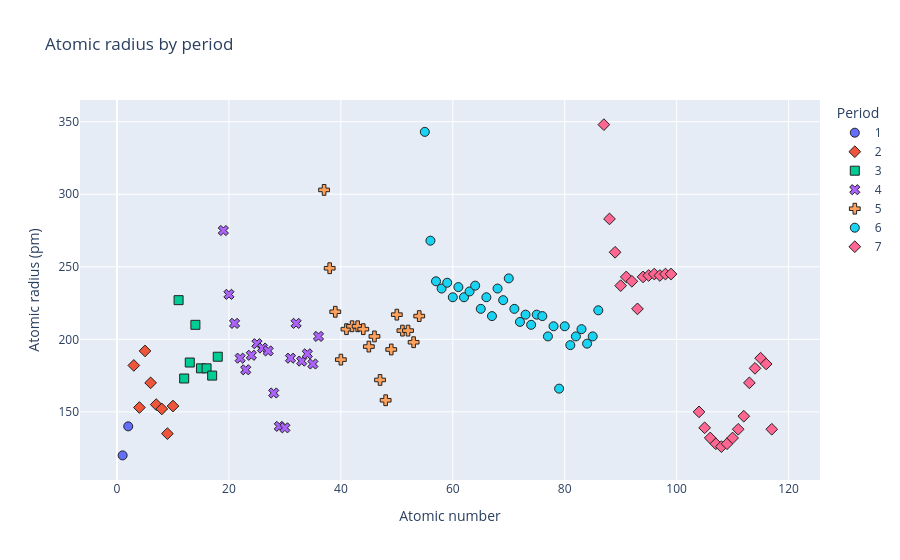

Notebook source saved alongside this figure:
### Code cell
fig = px.scatter(df, x="AtomicNumber", y="AtomicRadius", color="Period", symbol="Period",
                 hover_data=["Name"], title="Atomic radius by period",
                 labels={"AtomicNumber": "Atomic number", "AtomicRadius": "Atomic radius (pm)", "GroupBlock": "Element group"})
fig.update_traces(marker=dict(size=9, line=dict(width=1, color="#222222")))
fig.show()

### Figure 1 — Plotly figure (JSON) as saved in the notebook; plotly's stock layout.template omitted (floating-point values rounded to 4 significant figures)
{"data": [{"customdata": [["Hydrogen"], ["Helium"]], "hovertemplate": "Period=1<br>Atomic number=%{x}<br>Atomic radius (pm)=%{y}<br>Name=%{customdata[0]}<extra></extra>", "legendgroup": "1", "marker": {"color": "#636efa", "line": {"color": "#222222", "width": 1}, "size": 9, "symbol": "circle"}, "mode": "markers", "name": "1", "orientation": "v", "showlegend": true, "type": "scatter", "x": [1, 2], "xaxis": "x", "y": [120.0, 140.0], "yaxis": "y"}, {"customdata": [["Lithium"], ["Beryllium"], ["Boron"], ["Carbon"], ["Nitrogen"], ["Oxygen"], ["Fluorine"], ["Neon"]], "hovertemplate": "Period=2<br>Atomic number=%{x}<br>Atomic radius (pm)=%{y}<br>Name=%{customdata[0]}<extra></extra>", "legendgroup": "2", "marker": {"color": "#EF553B", "line": {"color": "#222222", "width": 1}, "size": 9, "symbol": "diamond"}, "mode": "markers", "name": "2", "orientation": "v", "showlegend": true, "type": "scatter", "x": [3, 4, 5, 6, 7, 8, 9, 10], "xaxis": "x", "y": [182.0, 153.0, 192.0, 170.0, 155.0, 152.0, 135.0, 154.0], "yaxis": "y"}, {"customdata": [["Sodium"], ["Magnesium"], ["Aluminum"], ["Silicon"], ["Phosphorus"], ["Sulfur"], ["Chlorine"], ["Argon"]], "hovertemplate": "Period=3<br>Atomic number=%{x}<br>Atomic radius (pm)=%{y}<br>Name=%{customdata[0]}<extra></extra>", "legendgroup": "3", "marker": {"color": "#00cc96", "line": {"color": "#222222", "width": 1}, "size": 9, "symbol": "square"}, "mode": "markers", "name": "3", "orientation": "v", "showlegend": true, "type": "scatter", "x": [11, 12, 13, 14, 15, 16, 17, 18], "xaxis": "x", "y": [227.0, 173.0, 184.0, 210.0, 180.0, 180.0, 175.0, 188.0], "yaxis": "y"}, {"customdata": [["Potassium"], ["Calcium"], ["Scandium"], ["Titanium"], ["Vanadium"], ["Chromium"], ["Manganese"], ["Iron"], ["Cobalt"], ["Nickel"], ["Copper"], ["Zinc"], ["Gallium"], ["Germanium"], ["Arsenic"], ["Selenium"], ["Bromine"], ["Krypton"]], "hovertemplate": "Period=4<br>Atomic number=%{x}<br>Atomic radius (pm)=%{y}<br>Name=%{customdata[0]}<extra></extra>", "legendgroup": "4", "marker": {"color": "#ab63fa", "line": {"color": "#222222", "width": 1}, "size": 9, "symbol": "x"}, "mode": "markers", "name": "4", "orientation": "v", "showlegend": true, "type": "scatter", "x": [19, 20, 21, 22, 23, 24, 25, 26, 27, 28, 29, 30, 31, 32, 33, 34, 35, 36], "xaxis": "x", "y": [275.0, 231.0, 211.0, 187.0, 179.0, 189.0, 197.0, 194.0, 192.0, 163.0, 140.0, 139.0, 187.0, 211.0, 185.0, 190.0, 183.0, 202.0], "yaxis": "y"}, {"customdata": [["Rubidium"], ["Strontium"], ["Yttrium"], ["Zirconium"], ["Niobium"], ["Molybdenum"], ["Technetium"], ["Ruthenium"], ["Rhodium"], ["Palladium"], ["Silver"], ["Cadmium"], ["Indium"], ["Tin"], ["Antimony"], ["Tellurium"], ["Iodine"], ["Xenon"]], "hovertemplate": "Period=5<br>Atomic number=%{x}<br>Atomic radius (pm)=%{y}<br>Name=%{customdata[0]}<extra></extra>", "legendgroup": "5", "marker": {"color": "#FFA15A", "line": {"color": "#222222", "width": 1}, "size": 9, "symbol": "cross"}, "mode": "markers", "name": "5", "orientation": "v", "showlegend": true, "type": "scatter", "x": [37, 38, 39, 40, 41, 42, 43, 44, 45, 46, 47, 48, 49, 50, 51, 52, 53, 54], "xaxis": "x", "y": [303.0, 249.0, 219.0, 186.0, 207.0, 209.0, 209.0, 207.0, 195.0, 202.0, 172.0, 158.0, 193.0, 217.0, 206.0, 206.0, 198.0, 216.0], "yaxis": "y"}, {"customdata": [["Cesium"], ["Barium"], ["Lanthanum"], ["Cerium"], ["Praseodymium"], ["Neodymium"], ["Promethium"], ["Samarium"], ["Europium"], ["Gadolinium"], ["Terbium"], ["Dysprosium"], ["Holmium"], ["Erbium"], ["Thulium"], ["Ytterbium"], ["Lutetium"], ["Hafnium"], ["Tantalum"], ["Tungsten"], ["Rhenium"], ["Osmium"], ["Iridium"], ["Platinum"], ["Gold"], ["Mercury"], ["Thallium"], ["Lead"], ["Bismuth"], ["Polonium"], ["Astatine"], ["Radon"]], "hovertemplate": "Period=6<br>Atomic number=%{x}<br>Atomic radius (pm)=%{y}<br>Name=%{customdata[0]}<extra></extra>", "legendgroup": "6", "marker": {"color": "#19d3f3", "line": {"color": "#222222", "width": 1}, "size": 9, "symbol": "circle"}, "mode": "markers", "name": "6", "orientation": "v", "showlegend": true, "type": "scatter", "x": [55, 56, 57, 58, 59, 60, 61, 62, 63, 64, 65, 66, 67, 68, 69, 70, 71, 72, 73, 74, 75, 76, 77, 78, 79, 80, 81, 82, 83, 84, 85, 86], "xaxis": "x", "y": [343.0, 268.0, 240.0, 235.0, 239.0, 229.0, 236.0, 229.0, 233.0, 237.0, 221.0, 229.0, 216.0, 235.0, 227.0, 242.0, 221.0, 212.0, 217.0, 210.0, 217.0, 216.0, 202.0, 209.0, 166.0, 209.0, 196.0, 202.0, 207.0, 197.0, 202.0, 220.0], "yaxis": "y"}, {"customdata": [["Francium"], ["Radium"], ["Actinium"], ["Thorium"], ["Protactinium"], ["Uranium"], ["Neptunium"], ["Plutonium"], ["Americium"], ["Curium"], ["Berkelium"], ["Californium"], ["Einsteinium"], ["Fermium"], ["Mendelevium"], ["Nobelium"], ["Lawrencium"], ["Rutherfordium"], ["Dubnium"], ["Seaborgium"], ["Bohrium"], ["Hassium"], ["Meitnerium"], ["Darmstadtium"], ["Roentgenium"], ["Copernicium"], ["Nihonium"], ["Flerovium"], ["Moscovium"], ["Livermorium"], ["Tennessine"], ["Oganesson"]], "hovertemplate": "Period=7<br>Atomic number=%{x}<br>Atomic radius (pm)=%{y}<br>Name=%{customdata[0]}<extra></extra>", "legendgroup": "7", "marker": {"color": "#FF6692", "line": {"color": "#222222", "width": 1}, "size": 9, "symbol": "diamond"}, "mode": "markers", "name": "7", "orientation": "v", "showlegend": true, "type": "scatter", "x": [87, 88, 89, 90, 91, 92, 93, 94, 95, 96, 97, 98, 99, 100, 101, 102, 103, 104, 105, 106, 107, 108, 109, 110, 111, 112, 113, 114, 115, 116, 117, 118], "xaxis": "x", "y": [348.0, 283.0, 260.0, 237.0, 243.0, 240.0, 221.0, 243.0, 244.0, 245.0, 244.0, 245.0, 245.0, NaN, NaN, NaN, NaN, 150.0, 139.0, 132.0, 128.0, 126.0, 128.0, 132.0, 138.0, 147.0, 170.0, 180.0, 187.0, 183.0, 138.0, NaN], "yaxis": "y"}], "layout": {"legend": {"title": {"text": "Period"}, "tracegroupgap": 0}, "title": {"text": "Atomic radius by period"}, "xaxis": {"anchor": "y", "domain": [0.0, 1.0], "title": {"text": "Atomic number"}}, "yaxis": {"anchor": "x", "domain": [0.0, 1.0], "title": {"text": "Atomic radius (pm)"}}}}
